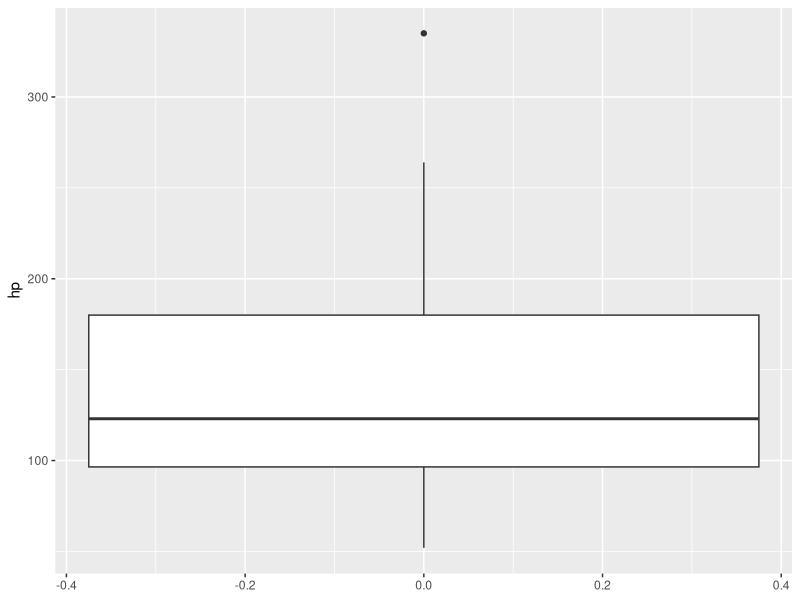
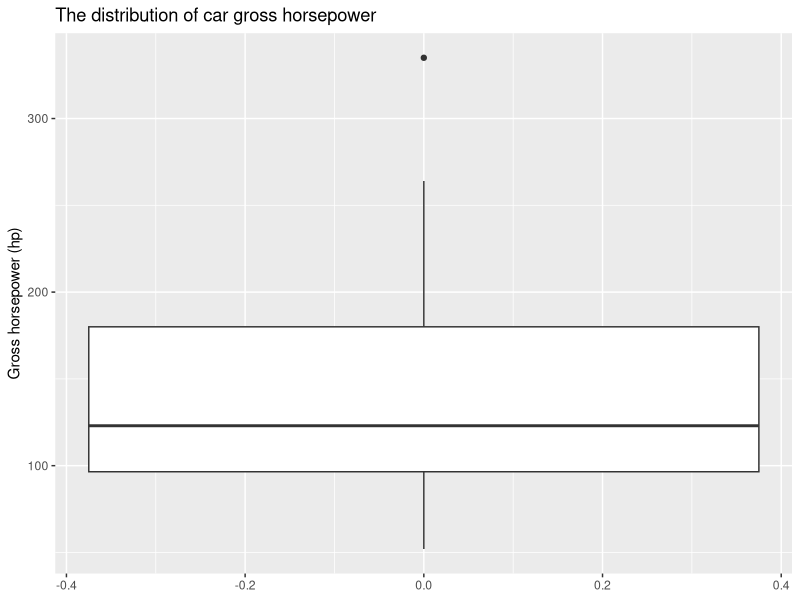
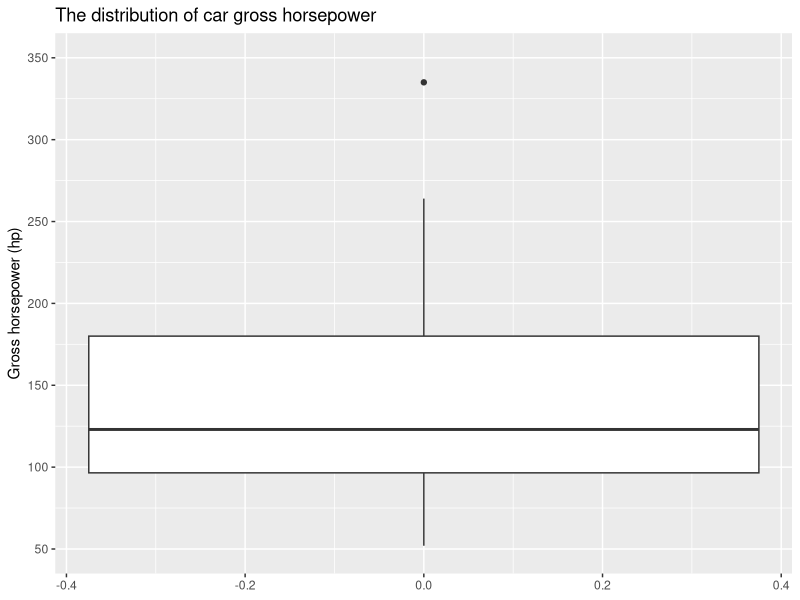
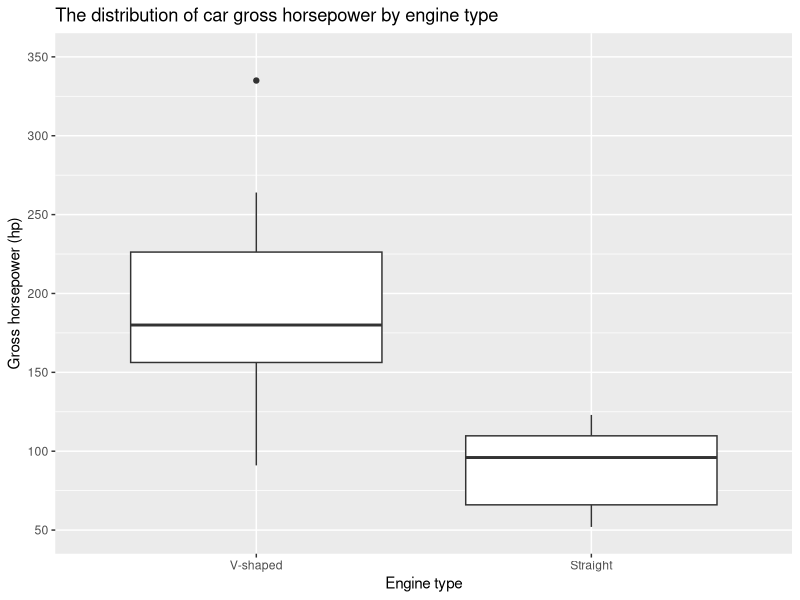
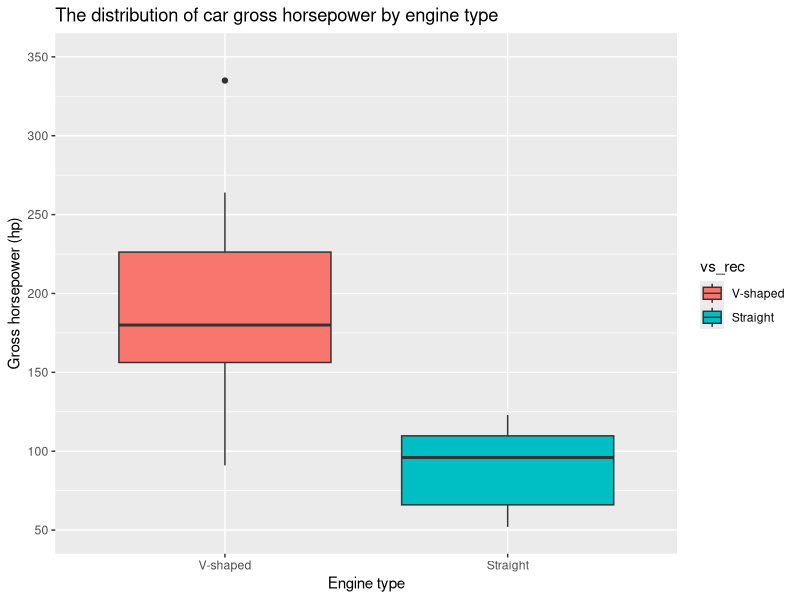
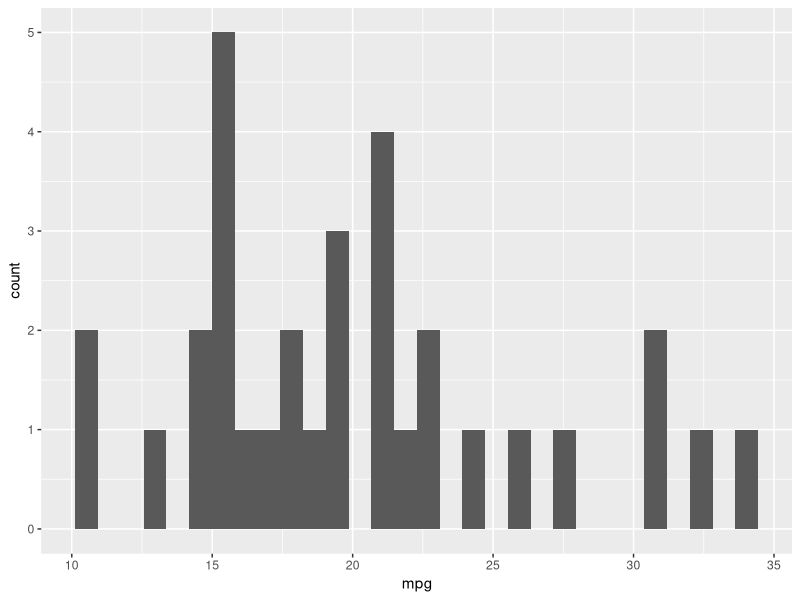
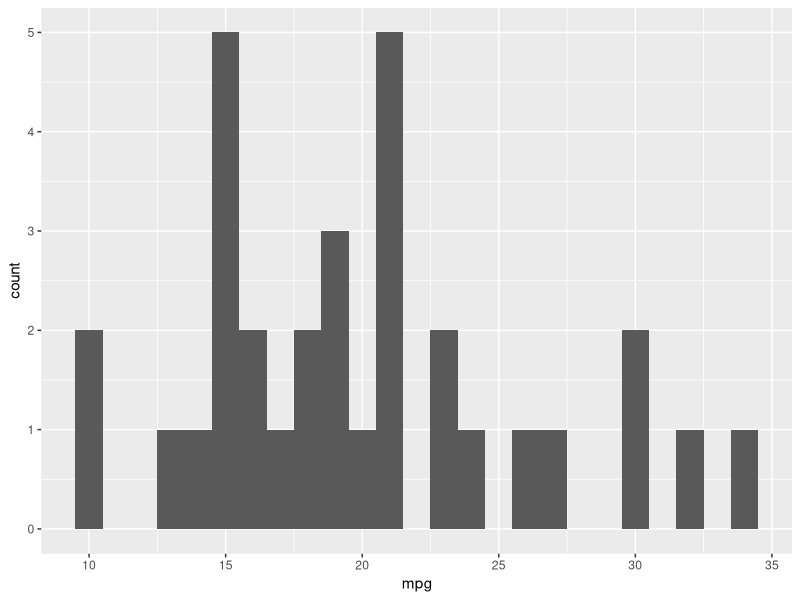
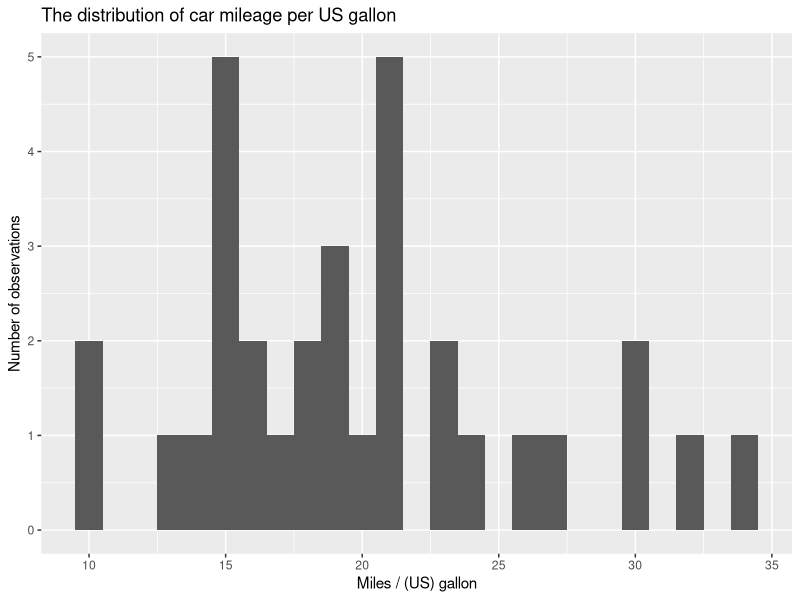

The R script that drew these images, in order:

# Loading packages
library('tidyverse')
library('ggplot2')

# Getting the dataset
df <- mtcars

summary(df)

names(df)

# Motor Trend Car Road Tests data
# The data was extracted from the 1974 Motor Trend US magazine,
# and comprises fuel consumption and 10 aspects of automobile design and performance
# for 32 automobiles (1973–74 models).

# mpg - Miles/(US) gallon
# cyl - Number of cylinders
# disp - Displacement (cu.in.)
# hp - Gross horsepower
# drat - Rear axle ratio
# wt - Weight (1000 lbs)
# qsec - 1/4 mile time
# vs - Engine (0 = V-shaped, 1 = straight)
# am - Transmission (0 = automatic, 1 = manual)
# gear - Number of forward gears
# carb - Number of carburetors

### Boxplot

# Baseline boxplot

ggplot(data = df, aes(y = hp)) +
  geom_boxplot()

# Add y axis label and plot title

ggplot(data = df, aes(y = hp)) +
  geom_boxplot() +
  labs(y = "Gross horsepower (hp)",
       title = "The distribution of car gross horsepower")
  
# Change the limits and ticks of the y axis

ggplot(data = df, aes(y = hp)) +
  geom_boxplot() +
  labs(y = "Gross horsepower (hp)",
       title = "The distribution of car gross horsepower") +
  scale_y_continuous(limits = c(50, 350),
                     breaks = seq(50, 350, 50))

# Plotting the distribution of gross horsepower separately for V-shaped and straight engines (vs)

# Grouping variable (x) should be a factor variable, so I recode it and give proper labels
df$vs_rec = factor(df$vs, labels = c('V-shaped', 'Straight'))

# Note that I added x = vs_rec to the aes argument

ggplot(data = df, aes(x = vs_rec, y = hp)) +
  geom_boxplot() +
  labs(y = "Gross horsepower (hp)",
       title = "The distribution of car gross horsepower by engine type",
       x = "Engine type") +
  scale_y_continuous(limits = c(50, 350),
                     breaks = seq(50, 350, 50))

# Adding some color to the graph

ggplot(data = df, aes(x = vs_rec, y = hp, fill = vs_rec)) +
  geom_boxplot() +
  labs(y = "Gross horsepower (hp)",
       title = "The distribution of car gross horsepower by engine type",
       x = "Engine type") +
  scale_y_continuous(limits = c(50, 350),
                     breaks = seq(50, 350, 50))

# You can then tweak the legend, colors of the graph, and much more

### Histogram

# Baseline histogram

ggplot(data = df, aes(x = mpg)) + 
  geom_histogram()

# Picking a better bin width (hard when there's few data points)

ggplot(data = df, aes(x = mpg)) + 
  geom_histogram(binwidth = 1)

# Adding axes labels and plot title

ggplot(data = df, aes(x = mpg)) + 
  geom_histogram(binwidth = 1) + 
  labs(title = "The distribution of car mileage per US gallon", 
       x = "Miles / (US) gallon",
       y = "Number of observations")

# Changing x axis ticks

ggplot(data = df, aes(x = mpg)) + 
  geom_histogram(binwidth = 1) + 
  labs(title = "The distribution of car mileage per US gallon", 
       x = "Miles / (US) gallon",
       y = "Number of observations") +
  scale_x_continuous(limits = c(8, 35),
                     breaks = seq(8, 35, 1))
  
# Adding color to the graph

ggplot(data = df, aes(x = mpg)) + 
  geom_histogram(binwidth = 1,
                 fill = 'darkblue',
                 color = 'white') + 
  labs(title = "The distribution of car mileage per US gallon", 
       x = "Miles / (US) gallon",
       y = "Number of observations") +
  scale_x_continuous(limits = c(8, 35),
                     breaks = seq(8, 35, 1))

# Facetting by transmission type (am)

# Recoding am into factor
df$am_rec = factor(df$am, labels = c('Automatic', 'Manual'))

ggplot(data = df, aes(x = mpg)) + 
  geom_histogram(binwidth = 1,
                 fill = 'darkblue',
                 color = 'white') + 
  labs(title = "The distribution of car mileage per US gallon by transmission type", 
       x = "Miles / (US) gallon",
       y = "Number of observations") +
  scale_x_continuous(limits = c(8, 35),
                     breaks = seq(8, 35, 1)) +
  facet_grid(. ~ am_rec)

# Facetting by transmission and subsetting by engine

# Note than if fill argument is used is main aes(), then it should not be defined within the geom

ggplot(data = df, aes(x = mpg, fill = vs_rec)) + 
  geom_histogram(binwidth = 1,
                 color = 'white',
                 alpha = 0.7,
                 position = 'identity') + 
  labs(title = "The distribution of car mileage per US gallon by transmission type", 
       x = "Miles / (US) gallon",
       y = "Number of observations") +
  scale_x_continuous(limits = c(8, 35),
                     breaks = seq(8, 35, 1)) +
  facet_grid(. ~ am_rec)

##### Bar plot

# gear - Number of forward gears

table(df$gear)

# Baseline bar plot

ggplot(data = df, aes(x = gear)) +
  geom_bar()

# Adding lables

ggplot(data = df, aes(x = gear)) +
  geom_bar() + 
  labs(title = "Number of forward gears per car", 
       x = "Number of forward gears",
       y = "Number of observations")

# Changing the y axis

ggplot(data = df, aes(x = gear)) +
  geom_bar() + 
  labs(title = "Number of forward gears per car", 
       x = "Number of forward gears",
       y = "Number of observations") +
  scale_y_continuous(limits = c(0, 15),
                     breaks = seq(0, 15, 3))

# Splitting by engine type

ggplot(data = df, aes(x = gear, fill = vs_rec)) +
  geom_bar() + 
  labs(title = "Number of forward gears and type of engine", 
       x = "Number of forward gears",
       y = "Number of observations") +
  scale_y_continuous(limits = c(0, 15),
                     breaks = seq(0, 15, 3))

# Use position = 'dodge' to put bars next to each other

ggplot(data = df, aes(x = gear, fill = vs_rec)) +
  geom_bar(position = 'dodge') + 
  labs(title = "Number of forward gears and type of engine", 
       x = "Number of forward gears",
       y = "Number of observations") +
  scale_y_continuous(limits = c(0, 15),
                     breaks = seq(0, 15, 3))

# Use position = 'fill' to switch to proportions

ggplot(data = df, aes(x = gear, fill = vs_rec)) +
  geom_bar(position = 'fill') + 
  labs(title = "Number of forward gears and type of engine", 
       x = "Number of forward gears",
       y = "% of observations")

# In fact, if we assume that the type of engine affects the number of forward gears,
# then it would be more correct to treat vs_rec as x, and gear as fill

# gear should be coecrced to factor

ggplot(data = df, aes(x = vs_rec, fill = as.factor(gear))) +
  geom_bar(position = 'fill') + 
  labs(title = "Number of forward gears and type of engine", 
       x = "Type of engine",
       y = "% of observations")

# Modifying the labels of the y scale

ggplot(data = df, aes(x = vs_rec, fill = as.factor(gear))) +
  geom_bar(position = 'fill') + 
  labs(title = "Number of forward gears and type of engine", 
       x = "Type of engine",
       y = "% of observations") +
  scale_y_continuous(labels = c('0', '25%', '50%', '75%', '100%'))

# Modifying the legend

ggplot(data = df, aes(x = vs_rec, fill = as.factor(gear))) +
  geom_bar(position = 'fill') + 
  labs(title = "Number of forward gears and type of engine", 
       x = "Type of engine",
       y = "% of observations") +
  scale_y_continuous(labels = c('0', '25%', '50%', '75%', '100%')) +
  scale_fill_discrete(name = "Number of forward gears") +
  theme(legend.position = "bottom")

### Scatterplot

# Baseline scattterplot

ggplot(data = df, aes(x = wt, y = qsec)) +
  geom_point()

# Adding labels and adjusting the size of the points

ggplot(data = df, aes(x = wt, y = qsec)) +
  geom_point(size = 2.5) + 
  labs(title = "The relationship between car weight and 1/4 mile time", 
       x = "Weight (1000 lbs)",
       y = "1/4 mile time")

# Adjusting the axes

ggplot(data = df, aes(x = wt, y = qsec)) +
  geom_point(size = 2.5) + 
  labs(title = "The relationship between car weight and 1/4 mile time", 
       x = "Weight (1000 lbs)",
       y = "1/4 mile time") +
  scale_x_continuous(limits = c(1,6),
                     breaks = seq(1, 6, 1)) +
  scale_y_continuous(limits = c(14, 24),
                     breaks = seq(14, 24, 2))

# Splitting by engine type

ggplot(data = df, aes(x = wt, y = qsec, color = vs_rec, shape = vs_rec)) +
  geom_point(size = 2.5) + 
  labs(title = "The relationship between car weight and 1/4 mile time", 
       x = "Weight (1000 lbs)",
       y = "1/4 mile time") +
  scale_x_continuous(limits = c(1,6),
                     breaks = seq(1, 6, 1)) +
  scale_y_continuous(limits = c(14, 24),
                     breaks = seq(14, 24, 2))

# Adding the regression lines

ggplot(data = df, aes(x = wt, y = qsec, color = vs_rec, shape = vs_rec)) +
  geom_point(size = 2.5) + 
  labs(title = "The relationship between car weight and 1/4 mile time", 
       x = "Weight (1000 lbs)",
       y = "1/4 mile time") +
  scale_x_continuous(limits = c(1,6),
                     breaks = seq(1, 6, 1)) +
  scale_y_continuous(limits = c(14, 24),
                     breaks = seq(14, 24, 2)) +
  geom_smooth(method = "lm", se = FALSE)

# Adjusting the legend, changing the plot theme, changing the default colors

ggplot(data = df, aes(x = wt, y = qsec, color = vs_rec, shape = vs_rec)) +
  geom_point(size = 2.5) + 
  labs(title = "The relationship between car weight and 1/4 mile time", 
       x = "Weight (1000 lbs)",
       y = "1/4 mile time") +
  scale_x_continuous(limits = c(1,6),
                     breaks = seq(1, 6, 1)) +
  scale_y_continuous(limits = c(14, 24),
                     breaks = seq(14, 24, 2)) +
  geom_smooth(method = "lm", se = FALSE) +
  theme_minimal() +
  theme(legend.position = "bottom") +
  scale_color_brewer(palette = "Dark2")


